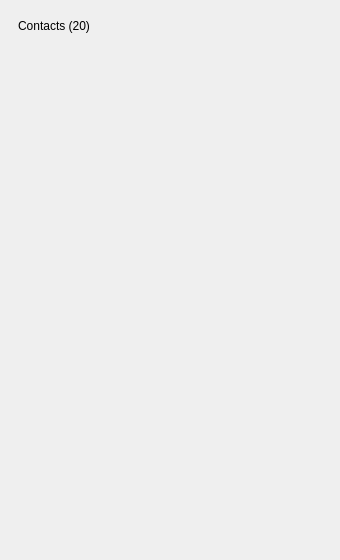
<?xml version="1.0" encoding="UTF-8"?>
<ui version="4.0">
 <class>DashboardContactsPanel</class>
 <widget class="QWidget" name="DashboardContactsPanel">
  <property name="minimumSize"><size><width>340</width><height>560</height></size></property>
  <layout class="QVBoxLayout" name="rootLayout">
   <property name="spacing"><number>12</number></property>
   <property name="leftMargin"><number>18</number></property>
   <property name="topMargin"><number>16</number></property>
   <property name="rightMargin"><number>18</number></property>
   <property name="bottomMargin"><number>16</number></property>
   <item>
    <layout class="QHBoxLayout" name="headerLayout">
     <item><widget class="QLabel" name="titleLabel"><property name="text"><string>Contacts (20)</string></property></widget></item>
     <item><spacer name="headerSpacer"><property name="orientation"><enum>Qt::Horizontal</enum></property><property name="sizeHint" stdset="0"><size><width>40</width><height>20</height></size></property></spacer></item>
    </layout>
   </item>
   <item>
    <widget class="QScrollArea" name="scrollArea">
     <property name="frameShape"><enum>QFrame::NoFrame</enum></property>
     <property name="widgetResizable"><bool>true</bool></property>
     <widget class="QWidget" name="scrollContent">
      <layout class="QVBoxLayout" name="contactsLayout">
       <property name="spacing"><number>8</number></property>
       <property name="leftMargin"><number>0</number></property>
       <property name="topMargin"><number>4</number></property>
       <property name="rightMargin"><number>0</number></property>
       <property name="bottomMargin"><number>4</number></property>
      </layout>
     </widget>
    </widget>
   </item>
   <item><layout class="QVBoxLayout" name="footerLayout"/></item>
  </layout>
 </widget>
 <resources/>
 <connections/>
</ui>
